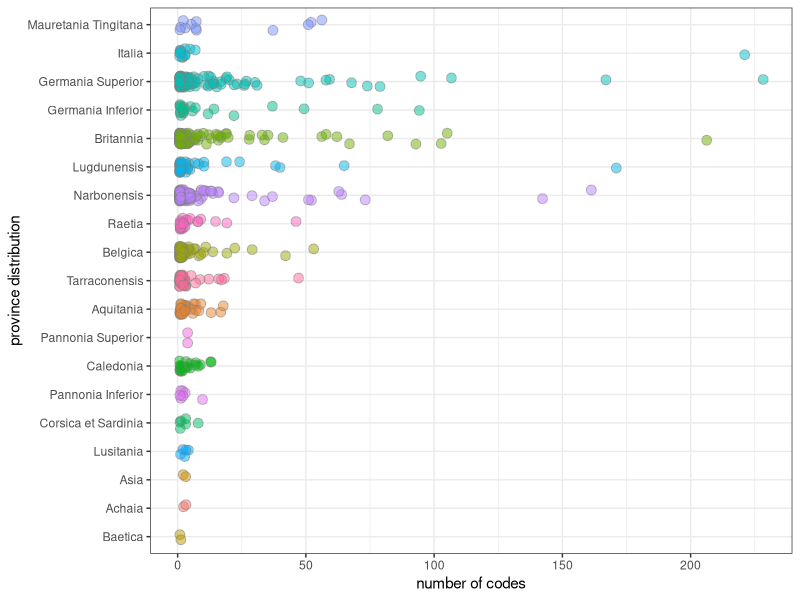
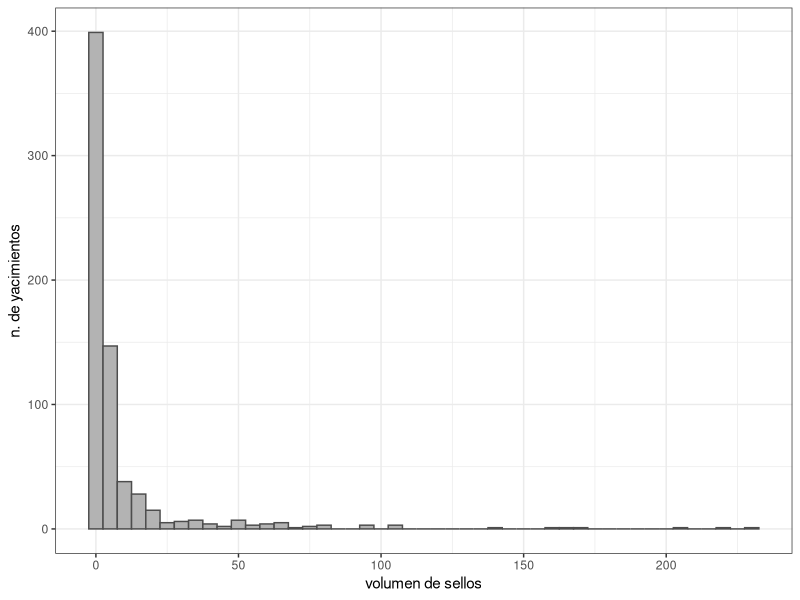
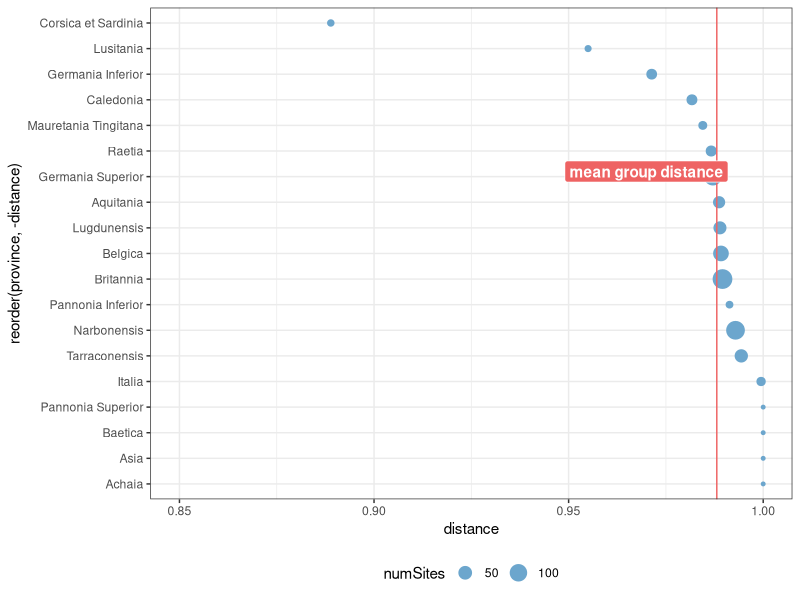

These figures' R source, in order: (Note: a time limit stopped this script after it produced the figures.)

library(reshape2)
library(ggplot2)
library(vegan)
library(gridExtra)
library(plyr)
library(scales)
library(RColorBrewer)

# all stamps
minCodes <- 1

presence <- read.csv("../09_presence/presenceFamilyDr.csv", header=T, sep=';')
counts <- read.csv("../07_countSample/countsFamilyDr.csv", header=T, sep=";")
locations <- read.csv("../04_locations/locationsFamilyDr.csv", header=T, sep=";")

counts$province <- locations$province
countsWithProvince <-  subset(counts, province != '')

sitesSample <- subset(countsWithProvince, numCodes >= minCodes)

sitesInProvince = count(sitesSample$province)
provincesSingleSite = subset(sitesInProvince, freq<2)$x
sitesSample <- subset(sitesSample, !province %in% provincesSingleSite)

presenceSample <- subset(presence, site %in% sitesSample$idSite)
# remove the column with id site (the first one)
presenceSample <- presenceSample[,-1]
# remove code if no site has the code    
presenceSample <- presenceSample[,colSums(presenceSample) != 0]


# plot diversity of stamps per site
numProvinces <- length(unique(sitesSample$province))
cols <- colorRampPalette(brewer.pal(12, "Set3"))
myPalette <- cols(numProvinces)


# mean codes per site based on province
#tapply(sitesSample$numCodes, sitesSample$province, FUN=mean)

svg("stampsPerProvince.svg", width=8, height=10)    
ggplot(sitesSample, aes(y=reorder(province, numCodes), x=numCodes, fill=province)) + geom_jitter(col="grey50", alpha=0.5, shape=21, height=0.2, width=0.3, size=3) + scale_colour_manual(values=myPalette) + theme_bw() + theme(legend.position="None") + xlab("number of codes") + ylab("province distribution")
dev.off()



# distribution of stamps in sites of provinces
#ggplot(sitesSample, aes(x=province, y=numCodes)) + geom_jitter()
#ggplot(sitesSample, aes(x=province, y=numCodes, fill=factor(idSite))) + geom_bar(stat="identity")

#### INSTRUMENTA #####

svg("figura_2.svg", width=8, height=7)    
ggplot(counts, aes(x=numCodes)) + geom_histogram(binwidth=5, fill="grey70", col="grey30") +theme_bw() + ylab("n. de yacimientos") + xlab("volumen de sellos")
dev.off()

codeMrpp <- mrpp(presenceSample, sitesSample$province, distance="jaccard",weight.type=1)
codeMrpp




MrppDF <- data.frame(numSites=codeMrpp$n, distance=codeMrpp$classdelta, province=attr(codeMrpp$n, "names"))

MrppDF <- subset(MrppDF, !is.na(distance))


svg("distanceGroups.svg", width=8, height=7)    
ggplot(MrppDF, aes(y=reorder(province, -distance), x=distance, size=numSites)) + geom_point(col="skyblue3") + geom_vline(xintercept=codeMrpp$delta, col="indianred2") + scale_x_continuous(limits=c(0.85,1)) + theme_bw() + annotate("label", label="mean group distance", x=0.97, y=13.2, colour="white", fill="indianred2", fontface="bold") + theme(legend.position="bottom")
dev.off()


# aquest plot va be per mirar les P que les permutacions aleatories generin clusters mes agrupats que no pas el resultat
# Save and change plotting parameters
def.par <- par(no.readonly = TRUE)
layout(matrix(1:2,nr=1))

plot(codes.ord <- metaMDS(presenceSample), type="text", display="sites" )
ordihull(codes.ord, sitesSample$province)

with(codeMrpp, {
  fig.dist <- hist(boot.deltas, xlim=range(c(delta,boot.deltas)), 
                 main="Test of Differences Among Groups")
  abline(v=delta); 
  text(delta, 2*mean(fig.dist$counts), adj = -0.5,
     expression(bold(delta)), cex=1.5 )  }
)
par(def.par)



## meandist
codes.md <- meandist(vegdist(presenceSample, method='jaccard'), sitesSample$province)
codes.md
summary(codes.md)



codeCluster <- hclust(as.dist(codes.md), method="average")

pdf("dendro.pdf")
plot(codeCluster)
dev.off()    

pdf("linksFamily.pdf", width=15, height=10)   
plot(codes.md)
dev.off()


foo <- melt(codes.md)
# paint distance matrix as quantiles to avoid linear palette colors
qn = quantile(foo$value, c(0.01, 0.99), na.rm = TRUE)
qn01 <- rescale(c(qn, range(foo$value)))

foo$Var2 <- with(foo,factor(Var2,levels = rev(sort(unique(Var2)))))

svg("dist2.svg", width=17, height=10)    
#pdf("distances.pdf", width=17, height=9)    
ggplot(foo, aes(x=Var1, y=Var2, fill=value, label=round(value,2))) + geom_raster() + geom_text(col="grey90", fontface="bold")  + theme_bw()+ scale_fill_gradientn(colours=c("indianred2", "skyblue3", "grey60"), values = c(0, seq(qn01[1], qn01[2], length.out = 18), 1)) + theme(panel.border=element_blank(), legend.position="none", axis.ticks.y=element_blank(), axis.ticks.x=element_blank()) + xlab("") + ylab("") + scale_x_discrete(position="top")
dev.off()
MrppDF$province2 <- with(MrppDF,factor(province,levels = rev(sort(unique(province)))))

#a2 <- ggplot(MrppDF, aes(y=province2, x=distance, size=numSites)) + geom_point(col="skyblue3") + geom_vline(xintercept=codeMrpp$delta, col="indianred2") + scale_x_continuous(limits=c(0.85,1)) + theme_bw() + annotate("label", label="mean group distance", x=0.96, y=13.2, colour="white", fill="indianred2", fontface="bold") + theme(legend.position="top") + ylab("")


svg("dist1.svg", width=3, height=10)
ggplot(MrppDF, aes(x=province2, y=numSites)) + geom_bar(stat="identity", fill="skyblue3") + theme_bw() + coord_flip() + xlab("") + ylab("") + ggtitle("num. sites") + scale_y_reverse() + theme(axis.ticks.y=element_blank(), axis.text.y=element_blank())
dev.off()


grid.arrange(a2,a1, layout_matrix = rbind(c(1,2,2,2)))
